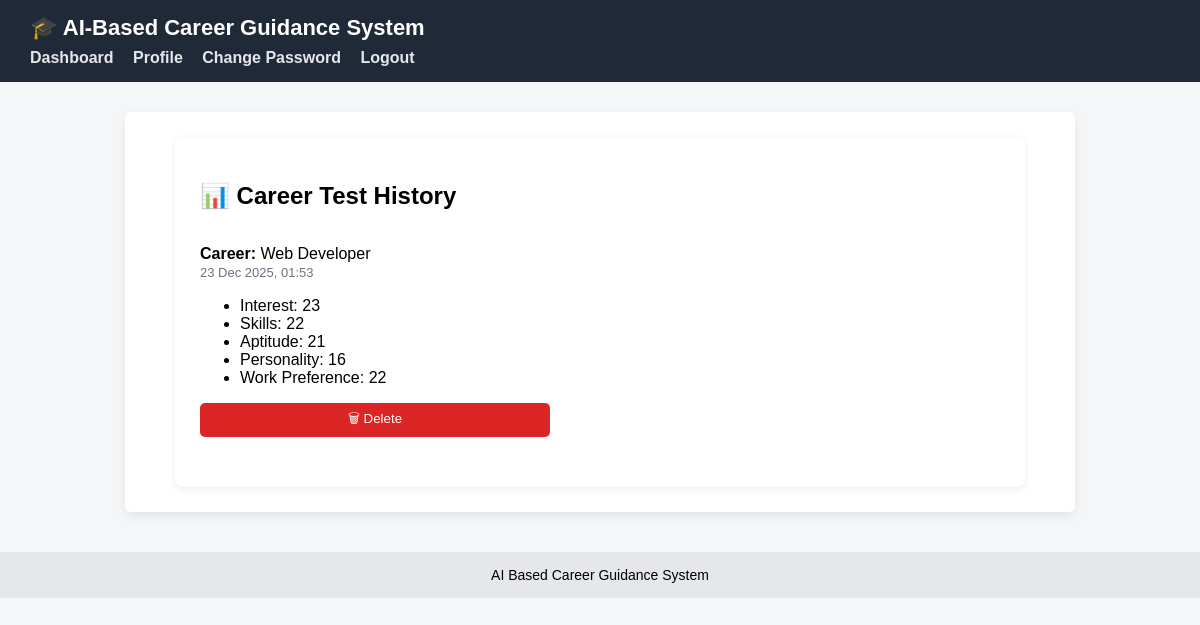
Page /history/ (signed in) on the committed database.
### guidance/models.py (models this page shows, shortened)
class CareerResult(models.Model):
    user = models.ForeignKey(User, on_delete=models.CASCADE)
    career = models.CharField(max_length=100)
    scores = models.JSONField()
    created_at = models.DateTimeField(auto_now_add=True)

### guidance/views.py (the view)
# urls.py: path('history/', views.career_history, name='career_history'),
@login_required
def career_history(request):
    results = CareerResult.objects.filter(user=request.user).order_by('-created_at')
    return render(request, "guidance/career_history.html", {"results": results})

### guidance/templates/guidance/career_history.html (shortened to what this page needs)
{% extends 'base.html' %}
{% block content %}
<div class="history-card">
<h2>📊 Career Test History</h2>
{% if results %}
  {% for r in results %}
    <div class="result-item">
      <strong>Career:</strong> {{ r.career }} <br>
      <span class="date">{{ r.created_at|date:"d M Y, H:i" }}</span>
      <ul>
        {% for k,v in r.scores.items %}
          <li>{{ k }}: {{ v }}</li>
        {% endfor %}
      </ul>
       <form method="post" action="{% url 'delete_result' r.id %}" style="margin-top:10px;">
        <button type="submit"
                onclick="return confirm('Are you sure you want to delete this result?')"
                style="background:#dc2626;color:white;border:none;padding:6px 14px;border-radius:5px;cursor:pointer;">
          🗑 Delete
        </button>
      </form>
    </div>
  {% endfor %}
{% else %}
  <p>No test history found.</p>
{% endif %}
</div>
{% endblock %}

### guidance/templates/base.html (style rules this page uses)
body { font-family: Arial, sans-serif; background: #f4f6f8; margin: 0; padding: 0; }
input, button { padding: 8px; width: 100%; max-width: 350px; margin-bottom: 10px; }
button { background: #2563eb; color: white; border: none; cursor: pointer; }

### guidance/templates/guidance/career_history.html (style rules this page uses)
.history-card { max-width:800px; margin:auto; background:#fff; padding:25px; border-radius:8px; box-shadow:0 2px 8px rgba(0,0,0,0.08); }
.result-item { border-bottom:1px solid #e5e7eb; padding:15px 0; }
.result-item:last-child { border:none; }
.date { color:#6b7280;font-size:13px; }

### rows in the picture
CareerResult: career "Web Developer", created_at "23 Dec 2025, 01:53", scores "Interest" "Skills" "Aptitude" "Personality" "Work Preference", scores "23" "22" "21" "16" "22"
